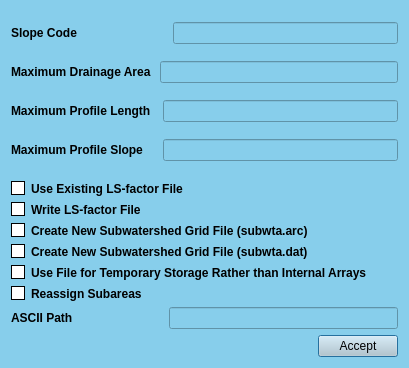
<?xml version="1.0" encoding="UTF-8"?>
<ui version="4.0">
 <class>Dialog</class>
 <widget class="QDialog" name="Dialog">
  <property name="geometry">
   <rect>
    <x>0</x>
    <y>0</y>
    <width>409</width>
    <height>368</height>
   </rect>
  </property>
  <property name="windowTitle">
   <string>AgFlow control file</string>
  </property>
  <property name="styleSheet">
   <string notr="true">background-color: #87CEEB;</string>
  </property>
  <layout class="QGridLayout" name="gridLayout">
   <item row="0" column="0">
    <layout class="QVBoxLayout" name="verticalLayout_4">
     <item>
      <layout class="QVBoxLayout" name="verticalLayout_3">
       <item>
        <layout class="QVBoxLayout" name="verticalLayout_2">
         <item>
          <layout class="QHBoxLayout" name="horizontalLayout"/>
         </item>
         <item>
          <layout class="QHBoxLayout" name="horizontalLayout_2"/>
         </item>
         <item>
          <layout class="QHBoxLayout" name="horizontalLayout_3"/>
         </item>
         <item>
          <layout class="QHBoxLayout" name="horizontalLayout_4">
           <item>
            <widget class="QLabel" name="label_4">
             <property name="font">
              <font>
               <weight>75</weight>
               <bold>true</bold>
              </font>
             </property>
             <property name="text">
              <string>Slope Code                           </string>
             </property>
            </widget>
           </item>
           <item>
            <widget class="QLineEdit" name="lineEdit_4"/>
           </item>
          </layout>
         </item>
         <item>
          <layout class="QHBoxLayout" name="horizontalLayout_5">
           <item>
            <widget class="QLabel" name="label_5">
             <property name="font">
              <font>
               <weight>75</weight>
               <bold>true</bold>
              </font>
             </property>
             <property name="text">
              <string>Maximum Drainage Area </string>
             </property>
            </widget>
           </item>
           <item>
            <widget class="QLineEdit" name="lineEdit_5"/>
           </item>
          </layout>
         </item>
         <item>
          <layout class="QHBoxLayout" name="horizontalLayout_6">
           <item>
            <widget class="QLabel" name="label_6">
             <property name="font">
              <font>
               <weight>75</weight>
               <bold>true</bold>
              </font>
             </property>
             <property name="text">
              <string>Maximum Profile Length  </string>
             </property>
            </widget>
           </item>
           <item>
            <widget class="QLineEdit" name="lineEdit_6"/>
           </item>
          </layout>
         </item>
         <item>
          <layout class="QHBoxLayout" name="horizontalLayout_7">
           <item>
            <widget class="QLabel" name="label_7">
             <property name="font">
              <font>
               <weight>75</weight>
               <bold>true</bold>
              </font>
             </property>
             <property name="text">
              <string>Maximum Profile Slope    </string>
             </property>
            </widget>
           </item>
           <item>
            <widget class="QLineEdit" name="lineEdit_7"/>
           </item>
          </layout>
         </item>
        </layout>
       </item>
       <item>
        <layout class="QVBoxLayout" name="verticalLayout">
         <item>
          <widget class="QCheckBox" name="checkBox">
           <property name="font">
            <font>
             <weight>75</weight>
             <bold>true</bold>
            </font>
           </property>
           <property name="styleSheet">
            <string notr="true">QCheckBox::hover{color:white}

QCheckBox::indicator:unchecked {
    background-color: white;
	border: 1px solid black
}</string>
           </property>
           <property name="text">
            <string>Use Existing LS-factor File</string>
           </property>
          </widget>
         </item>
         <item>
          <widget class="QCheckBox" name="checkBox_2">
           <property name="font">
            <font>
             <weight>75</weight>
             <bold>true</bold>
            </font>
           </property>
           <property name="styleSheet">
            <string notr="true">QCheckBox::hover{color:white}

QCheckBox::indicator:unchecked {
    background-color: white;
	border: 1px solid black
}</string>
           </property>
           <property name="text">
            <string>Write LS-factor File</string>
           </property>
          </widget>
         </item>
         <item>
          <widget class="QCheckBox" name="checkBox_3">
           <property name="font">
            <font>
             <weight>75</weight>
             <bold>true</bold>
            </font>
           </property>
           <property name="styleSheet">
            <string notr="true">QCheckBox::hover{color:white}

QCheckBox::indicator:unchecked {
    background-color: white;
	border: 1px solid black
}</string>
           </property>
           <property name="text">
            <string>Create New Subwatershed Grid File (subwta.arc)</string>
           </property>
          </widget>
         </item>
         <item>
          <widget class="QCheckBox" name="checkBox_4">
           <property name="font">
            <font>
             <weight>75</weight>
             <bold>true</bold>
            </font>
           </property>
           <property name="styleSheet">
            <string notr="true">QCheckBox::hover{color:white}

QCheckBox::indicator:unchecked {
    background-color: white;
	border: 1px solid black
}</string>
           </property>
           <property name="text">
            <string>Create New Subwatershed Grid File (subwta.dat)</string>
           </property>
          </widget>
         </item>
         <item>
          <widget class="QCheckBox" name="checkBox_5">
           <property name="font">
            <font>
             <weight>75</weight>
             <bold>true</bold>
            </font>
           </property>
           <property name="styleSheet">
            <string notr="true">QCheckBox::hover{color:white}

QCheckBox::indicator:unchecked {
    background-color: white;
	border: 1px solid black
}</string>
           </property>
           <property name="text">
            <string>Use File for Temporary Storage Rather than Internal Arrays</string>
           </property>
          </widget>
         </item>
         <item>
          <widget class="QCheckBox" name="checkBox_6">
           <property name="font">
            <font>
             <weight>75</weight>
             <bold>true</bold>
            </font>
           </property>
           <property name="styleSheet">
            <string notr="true">QCheckBox::hover{color:white}

QCheckBox::indicator:unchecked {
    background-color: white;
	border: 1px solid black
}</string>
           </property>
           <property name="text">
            <string>Reassign Subareas</string>
           </property>
          </widget>
         </item>
        </layout>
       </item>
      </layout>
     </item>
     <item>
      <layout class="QHBoxLayout" name="horizontalLayout_8">
       <item>
        <widget class="QLabel" name="label_8">
         <property name="font">
          <font>
           <weight>75</weight>
           <bold>true</bold>
          </font>
         </property>
         <property name="text">
          <string>ASCII Path                           </string>
         </property>
        </widget>
       </item>
       <item>
        <widget class="QLineEdit" name="lineEdit_8"/>
       </item>
      </layout>
     </item>
    </layout>
   </item>
   <item row="1" column="0">
    <layout class="QHBoxLayout" name="horizontalLayout_9">
     <item>
      <widget class="QLabel" name="label_9">
       <property name="text">
        <string/>
       </property>
      </widget>
     </item>
     <item>
      <spacer name="horizontalSpacer">
       <property name="orientation">
        <enum>Qt::Horizontal</enum>
       </property>
       <property name="sizeHint" stdset="0">
        <size>
         <width>40</width>
         <height>20</height>
        </size>
       </property>
      </spacer>
     </item>
     <item>
      <widget class="QPushButton" name="pushButton">
       <property name="styleSheet">
        <string notr="true">background-color: #becbd1;</string>
       </property>
       <property name="text">
        <string>Accept</string>
       </property>
      </widget>
     </item>
    </layout>
   </item>
  </layout>
 </widget>
 <resources/>
 <connections/>
</ui>
